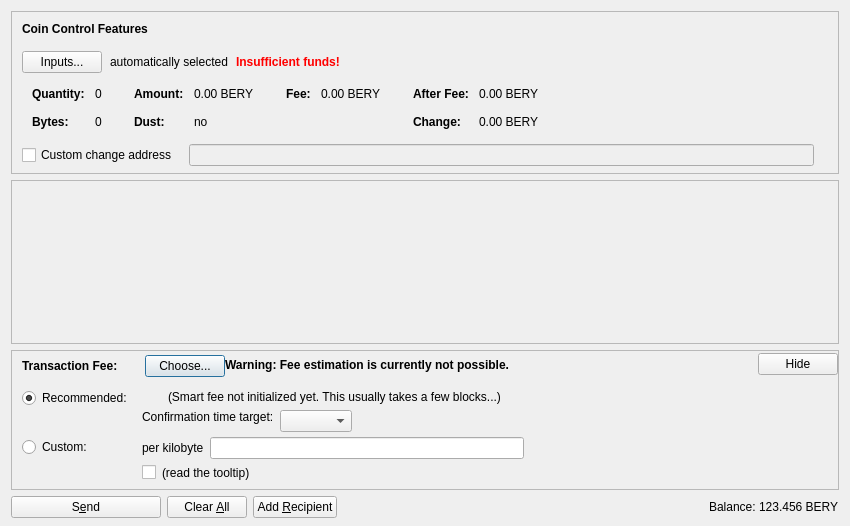
<?xml version="1.0" encoding="UTF-8"?>
<ui version="4.0">
 <class>SendCoinsDialog</class>
 <widget class="QDialog" name="SendCoinsDialog">
  <property name="geometry">
   <rect>
    <x>0</x>
    <y>0</y>
    <width>850</width>
    <height>526</height>
   </rect>
  </property>
  <property name="windowTitle">
   <string>Send Coins</string>
  </property>
  <layout class="QVBoxLayout" name="verticalLayout" stretch="0,1,0,0">
   <property name="bottomMargin">
    <number>8</number>
   </property>
   <item>
    <widget class="QFrame" name="frameCoinControl">
     <property name="sizePolicy">
      <sizepolicy hsizetype="Expanding" vsizetype="Expanding">
       <horstretch>0</horstretch>
       <verstretch>0</verstretch>
      </sizepolicy>
     </property>
     <property name="maximumSize">
      <size>
       <width>16777215</width>
       <height>16777215</height>
      </size>
     </property>
     <property name="frameShape">
      <enum>QFrame::StyledPanel</enum>
     </property>
     <property name="frameShadow">
      <enum>QFrame::Sunken</enum>
     </property>
     <layout class="QVBoxLayout" name="verticalLayoutCoinControl2">
      <property name="spacing">
       <number>0</number>
      </property>
      <property name="leftMargin">
       <number>0</number>
      </property>
      <property name="topMargin">
       <number>0</number>
      </property>
      <property name="rightMargin">
       <number>0</number>
      </property>
      <property name="bottomMargin">
       <number>6</number>
      </property>
      <item>
       <layout class="QVBoxLayout" name="verticalLayoutCoinControl" stretch="0,0,0,0,1">
        <property name="spacing">
         <number>0</number>
        </property>
        <property name="leftMargin">
         <number>10</number>
        </property>
        <property name="topMargin">
         <number>10</number>
        </property>
        <item>
         <layout class="QHBoxLayout" name="horizontalLayoutCoinControl1">
          <property name="bottomMargin">
           <number>15</number>
          </property>
          <item>
           <widget class="QLabel" name="labelCoinControlFeatures">
            <property name="sizePolicy">
             <sizepolicy hsizetype="Preferred" vsizetype="Maximum">
              <horstretch>0</horstretch>
              <verstretch>0</verstretch>
             </sizepolicy>
            </property>
            <property name="font">
             <font>
              <weight>75</weight>
              <bold>true</bold>
             </font>
            </property>
            <property name="styleSheet">
             <string notr="true">font-weight:bold;</string>
            </property>
            <property name="text">
             <string>Coin Control Features</string>
            </property>
           </widget>
          </item>
         </layout>
        </item>
        <item>
         <layout class="QHBoxLayout" name="horizontalLayoutCoinControl2" stretch="0,0,0,0">
          <property name="spacing">
           <number>8</number>
          </property>
          <property name="bottomMargin">
           <number>10</number>
          </property>
          <item>
           <widget class="QPushButton" name="pushButtonCoinControl">
            <property name="styleSheet">
             <string notr="true"/>
            </property>
            <property name="text">
             <string>Inputs...</string>
            </property>
            <property name="autoDefault">
             <bool>false</bool>
            </property>
           </widget>
          </item>
          <item>
           <widget class="QLabel" name="labelCoinControlAutomaticallySelected">
            <property name="text">
             <string>automatically selected</string>
            </property>
            <property name="margin">
             <number>5</number>
            </property>
           </widget>
          </item>
          <item>
           <widget class="QLabel" name="labelCoinControlInsuffFunds">
            <property name="font">
             <font>
              <weight>75</weight>
              <bold>true</bold>
             </font>
            </property>
            <property name="styleSheet">
             <string notr="true">color:red;font-weight:bold;</string>
            </property>
            <property name="text">
             <string>Insufficient funds!</string>
            </property>
            <property name="margin">
             <number>5</number>
            </property>
           </widget>
          </item>
          <item>
           <spacer name="horizontalSpacerCoinControl">
            <property name="orientation">
             <enum>Qt::Horizontal</enum>
            </property>
            <property name="sizeHint" stdset="0">
             <size>
              <width>40</width>
              <height>1</height>
             </size>
            </property>
           </spacer>
          </item>
         </layout>
        </item>
        <item>
         <widget class="QWidget" name="widgetCoinControl" native="true">
          <property name="sizePolicy">
           <sizepolicy hsizetype="Preferred" vsizetype="Preferred">
            <horstretch>0</horstretch>
            <verstretch>0</verstretch>
           </sizepolicy>
          </property>
          <property name="minimumSize">
           <size>
            <width>0</width>
            <height>0</height>
           </size>
          </property>
          <property name="styleSheet">
           <string notr="true"/>
          </property>
          <layout class="QHBoxLayout" name="horizontalLayoutCoinControl5">
           <property name="leftMargin">
            <number>0</number>
           </property>
           <property name="topMargin">
            <number>0</number>
           </property>
           <property name="rightMargin">
            <number>0</number>
           </property>
           <property name="bottomMargin">
            <number>0</number>
           </property>
           <item>
            <layout class="QHBoxLayout" name="horizontalLayoutCoinControl3" stretch="0,0,0,1">
             <property name="spacing">
              <number>20</number>
             </property>
             <property name="topMargin">
              <number>0</number>
             </property>
             <property name="bottomMargin">
              <number>10</number>
             </property>
             <item>
              <layout class="QFormLayout" name="formLayoutCoinControl1">
               <property name="horizontalSpacing">
                <number>10</number>
               </property>
               <property name="verticalSpacing">
                <number>14</number>
               </property>
               <property name="leftMargin">
                <number>10</number>
               </property>
               <property name="topMargin">
                <number>4</number>
               </property>
               <property name="rightMargin">
                <number>6</number>
               </property>
               <item row="0" column="0">
                <widget class="QLabel" name="labelCoinControlQuantityText">
                 <property name="font">
                  <font>
                   <weight>75</weight>
                   <bold>true</bold>
                  </font>
                 </property>
                 <property name="text">
                  <string>Quantity:</string>
                 </property>
                 <property name="margin">
                  <number>0</number>
                 </property>
                </widget>
               </item>
               <item row="0" column="1">
                <widget class="QLabel" name="labelCoinControlQuantity">
                 <property name="cursor">
                  <cursorShape>IBeamCursor</cursorShape>
                 </property>
                 <property name="contextMenuPolicy">
                  <enum>Qt::ActionsContextMenu</enum>
                 </property>
                 <property name="text">
                  <string notr="true">0</string>
                 </property>
                 <property name="margin">
                  <number>0</number>
                 </property>
                 <property name="textInteractionFlags">
                  <set>Qt::LinksAccessibleByMouse|Qt::TextSelectableByKeyboard|Qt::TextSelectableByMouse</set>
                 </property>
                </widget>
               </item>
               <item row="1" column="0">
                <widget class="QLabel" name="labelCoinControlBytesText">
                 <property name="font">
                  <font>
                   <weight>75</weight>
                   <bold>true</bold>
                  </font>
                 </property>
                 <property name="text">
                  <string>Bytes:</string>
                 </property>
                </widget>
               </item>
               <item row="1" column="1">
                <widget class="QLabel" name="labelCoinControlBytes">
                 <property name="cursor">
                  <cursorShape>IBeamCursor</cursorShape>
                 </property>
                 <property name="contextMenuPolicy">
                  <enum>Qt::ActionsContextMenu</enum>
                 </property>
                 <property name="text">
                  <string notr="true">0</string>
                 </property>
                 <property name="textInteractionFlags">
                  <set>Qt::LinksAccessibleByMouse|Qt::TextSelectableByKeyboard|Qt::TextSelectableByMouse</set>
                 </property>
                </widget>
               </item>
              </layout>
             </item>
             <item>
              <layout class="QFormLayout" name="formLayoutCoinControl2">
               <property name="horizontalSpacing">
                <number>10</number>
               </property>
               <property name="verticalSpacing">
                <number>14</number>
               </property>
               <property name="leftMargin">
                <number>6</number>
               </property>
               <property name="topMargin">
                <number>4</number>
               </property>
               <property name="rightMargin">
                <number>6</number>
               </property>
               <item row="0" column="0">
                <widget class="QLabel" name="labelCoinControlAmountText">
                 <property name="font">
                  <font>
                   <weight>75</weight>
                   <bold>true</bold>
                  </font>
                 </property>
                 <property name="text">
                  <string>Amount:</string>
                 </property>
                 <property name="margin">
                  <number>0</number>
                 </property>
                </widget>
               </item>
               <item row="0" column="1">
                <widget class="QLabel" name="labelCoinControlAmount">
                 <property name="cursor">
                  <cursorShape>IBeamCursor</cursorShape>
                 </property>
                 <property name="contextMenuPolicy">
                  <enum>Qt::ActionsContextMenu</enum>
                 </property>
                 <property name="text">
                  <string notr="true">0.00 BERY</string>
                 </property>
                 <property name="textInteractionFlags">
                  <set>Qt::LinksAccessibleByMouse|Qt::TextSelectableByKeyboard|Qt::TextSelectableByMouse</set>
                 </property>
                </widget>
               </item>
               <item row="1" column="0">
                <widget class="QLabel" name="labelCoinControlLowOutputText">
                 <property name="font">
                  <font>
                   <weight>75</weight>
                   <bold>true</bold>
                  </font>
                 </property>
                 <property name="text">
                  <string>Dust:</string>
                 </property>
                </widget>
               </item>
               <item row="1" column="1">
                <widget class="QLabel" name="labelCoinControlLowOutput">
                 <property name="cursor">
                  <cursorShape>IBeamCursor</cursorShape>
                 </property>
                 <property name="contextMenuPolicy">
                  <enum>Qt::ActionsContextMenu</enum>
                 </property>
                 <property name="text">
                  <string notr="true">no</string>
                 </property>
                 <property name="textInteractionFlags">
                  <set>Qt::LinksAccessibleByMouse|Qt::TextSelectableByKeyboard|Qt::TextSelectableByMouse</set>
                 </property>
                </widget>
               </item>
              </layout>
             </item>
             <item>
              <layout class="QFormLayout" name="formLayoutCoinControl3">
               <property name="horizontalSpacing">
                <number>10</number>
               </property>
               <property name="verticalSpacing">
                <number>14</number>
               </property>
               <property name="leftMargin">
                <number>6</number>
               </property>
               <property name="topMargin">
                <number>4</number>
               </property>
               <property name="rightMargin">
                <number>6</number>
               </property>
               <item row="0" column="0">
                <widget class="QLabel" name="labelCoinControlFeeText">
                 <property name="font">
                  <font>
                   <weight>75</weight>
                   <bold>true</bold>
                  </font>
                 </property>
                 <property name="text">
                  <string>Fee:</string>
                 </property>
                 <property name="margin">
                  <number>0</number>
                 </property>
                </widget>
               </item>
               <item row="0" column="1">
                <widget class="QLabel" name="labelCoinControlFee">
                 <property name="cursor">
                  <cursorShape>IBeamCursor</cursorShape>
                 </property>
                 <property name="contextMenuPolicy">
                  <enum>Qt::ActionsContextMenu</enum>
                 </property>
                 <property name="text">
                  <string notr="true">0.00 BERY</string>
                 </property>
                 <property name="textInteractionFlags">
                  <set>Qt::LinksAccessibleByMouse|Qt::TextSelectableByKeyboard|Qt::TextSelectableByMouse</set>
                 </property>
                </widget>
               </item>
              </layout>
             </item>
             <item>
              <layout class="QFormLayout" name="formLayoutCoinControl4">
               <property name="horizontalSpacing">
                <number>10</number>
               </property>
               <property name="verticalSpacing">
                <number>14</number>
               </property>
               <property name="leftMargin">
                <number>6</number>
               </property>
               <property name="topMargin">
                <number>4</number>
               </property>
               <property name="rightMargin">
                <number>6</number>
               </property>
               <item row="0" column="0">
                <widget class="QLabel" name="labelCoinControlAfterFeeText">
                 <property name="font">
                  <font>
                   <weight>75</weight>
                   <bold>true</bold>
                  </font>
                 </property>
                 <property name="text">
                  <string>After Fee:</string>
                 </property>
                 <property name="margin">
                  <number>0</number>
                 </property>
                </widget>
               </item>
               <item row="0" column="1">
                <widget class="QLabel" name="labelCoinControlAfterFee">
                 <property name="cursor">
                  <cursorShape>IBeamCursor</cursorShape>
                 </property>
                 <property name="contextMenuPolicy">
                  <enum>Qt::ActionsContextMenu</enum>
                 </property>
                 <property name="text">
                  <string notr="true">0.00 BERY</string>
                 </property>
                 <property name="textInteractionFlags">
                  <set>Qt::LinksAccessibleByMouse|Qt::TextSelectableByKeyboard|Qt::TextSelectableByMouse</set>
                 </property>
                </widget>
               </item>
               <item row="1" column="0">
                <widget class="QLabel" name="labelCoinControlChangeText">
                 <property name="font">
                  <font>
                   <weight>75</weight>
                   <bold>true</bold>
                  </font>
                 </property>
                 <property name="text">
                  <string>Change:</string>
                 </property>
                </widget>
               </item>
               <item row="1" column="1">
                <widget class="QLabel" name="labelCoinControlChange">
                 <property name="cursor">
                  <cursorShape>IBeamCursor</cursorShape>
                 </property>
                 <property name="contextMenuPolicy">
                  <enum>Qt::ActionsContextMenu</enum>
                 </property>
                 <property name="text">
                  <string notr="true">0.00 BERY</string>
                 </property>
                 <property name="textInteractionFlags">
                  <set>Qt::LinksAccessibleByMouse|Qt::TextSelectableByKeyboard|Qt::TextSelectableByMouse</set>
                 </property>
                </widget>
               </item>
              </layout>
             </item>
            </layout>
           </item>
          </layout>
         </widget>
        </item>
        <item>
         <layout class="QHBoxLayout" name="horizontalLayoutCoinControl4" stretch="0,0,0">
          <property name="spacing">
           <number>12</number>
          </property>
          <property name="sizeConstraint">
           <enum>QLayout::SetDefaultConstraint</enum>
          </property>
          <property name="topMargin">
           <number>5</number>
          </property>
          <property name="rightMargin">
           <number>5</number>
          </property>
          <item>
           <widget class="QCheckBox" name="checkBoxCoinControlChange">
            <property name="toolTip">
             <string>If this is activated, but the change address is empty or invalid, change will be sent to a newly generated address.</string>
            </property>
            <property name="text">
             <string>Custom change address</string>
            </property>
           </widget>
          </item>
          <item>
           <widget class="QValidatedLineEdit" name="lineEditCoinControlChange">
            <property name="enabled">
             <bool>false</bool>
            </property>
            <property name="sizePolicy">
             <sizepolicy hsizetype="Expanding" vsizetype="Fixed">
              <horstretch>0</horstretch>
              <verstretch>0</verstretch>
             </sizepolicy>
            </property>
           </widget>
          </item>
          <item>
           <widget class="QLabel" name="labelCoinControlChangeLabel">
            <property name="sizePolicy">
             <sizepolicy hsizetype="Preferred" vsizetype="Expanding">
              <horstretch>0</horstretch>
              <verstretch>0</verstretch>
             </sizepolicy>
            </property>
            <property name="minimumSize">
             <size>
              <width>0</width>
              <height>0</height>
             </size>
            </property>
            <property name="text">
             <string/>
            </property>
            <property name="margin">
             <number>3</number>
            </property>
           </widget>
          </item>
         </layout>
        </item>
        <item>
         <spacer name="verticalSpacerCoinControl">
          <property name="orientation">
           <enum>Qt::Vertical</enum>
          </property>
          <property name="sizeHint" stdset="0">
           <size>
            <width>800</width>
            <height>1</height>
           </size>
          </property>
         </spacer>
        </item>
       </layout>
      </item>
     </layout>
    </widget>
   </item>
   <item>
    <widget class="QScrollArea" name="scrollArea">
     <property name="widgetResizable">
      <bool>true</bool>
     </property>
     <widget class="QWidget" name="scrollAreaWidgetContents">
      <property name="geometry">
       <rect>
        <x>0</x>
        <y>0</y>
        <width>830</width>
        <height>104</height>
       </rect>
      </property>
      <layout class="QVBoxLayout" name="verticalLayout_2" stretch="0,1">
       <property name="leftMargin">
        <number>0</number>
       </property>
       <property name="topMargin">
        <number>0</number>
       </property>
       <property name="rightMargin">
        <number>0</number>
       </property>
       <property name="bottomMargin">
        <number>0</number>
       </property>
       <item>
        <layout class="QVBoxLayout" name="entries">
         <property name="spacing">
          <number>6</number>
         </property>
        </layout>
       </item>
       <item>
        <spacer name="verticalSpacer">
         <property name="orientation">
          <enum>Qt::Vertical</enum>
         </property>
         <property name="sizeHint" stdset="0">
          <size>
           <width>20</width>
           <height>40</height>
          </size>
         </property>
        </spacer>
       </item>
      </layout>
     </widget>
    </widget>
   </item>
   <item>
    <widget class="QFrame" name="frameFee">
     <property name="sizePolicy">
      <sizepolicy hsizetype="Expanding" vsizetype="Expanding">
       <horstretch>0</horstretch>
       <verstretch>0</verstretch>
      </sizepolicy>
     </property>
     <property name="maximumSize">
      <size>
       <width>16777215</width>
       <height>16777215</height>
      </size>
     </property>
     <property name="frameShape">
      <enum>QFrame::StyledPanel</enum>
     </property>
     <property name="frameShadow">
      <enum>QFrame::Sunken</enum>
     </property>
     <layout class="QVBoxLayout" name="verticalLayoutFee1">
      <property name="spacing">
       <number>0</number>
      </property>
      <property name="leftMargin">
       <number>0</number>
      </property>
      <property name="topMargin">
       <number>0</number>
      </property>
      <property name="rightMargin">
       <number>0</number>
      </property>
      <property name="bottomMargin">
       <number>0</number>
      </property>
      <item>
       <layout class="QVBoxLayout" name="verticalLayoutFee2" stretch="0,0,0">
        <property name="spacing">
         <number>0</number>
        </property>
        <property name="leftMargin">
         <number>10</number>
        </property>
        <property name="topMargin">
         <number>0</number>
        </property>
        <item>
         <layout class="QHBoxLayout" name="horizontalLayoutFee1">
          <property name="bottomMargin">
           <number>0</number>
          </property>
          <item>
           <layout class="QVBoxLayout" name="verticalLayoutFee7">
            <property name="spacing">
             <number>0</number>
            </property>
            <item>
             <spacer name="verticalSpacerSmartFee">
              <property name="orientation">
               <enum>Qt::Vertical</enum>
              </property>
              <property name="sizeType">
               <enum>QSizePolicy::Fixed</enum>
              </property>
              <property name="sizeHint" stdset="0">
               <size>
                <width>1</width>
                <height>4</height>
               </size>
              </property>
             </spacer>
            </item>
            <item>
             <layout class="QHBoxLayout" name="horizontalLayoutSmartFee">
              <property name="spacing">
               <number>10</number>
              </property>
              <item>
               <widget class="QLabel" name="labelFeeHeadline">
                <property name="sizePolicy">
                 <sizepolicy hsizetype="Preferred" vsizetype="Maximum">
                  <horstretch>0</horstretch>
                  <verstretch>0</verstretch>
                 </sizepolicy>
                </property>
                <property name="font">
                 <font>
                  <weight>75</weight>
                  <bold>true</bold>
                 </font>
                </property>
                <property name="styleSheet">
                 <string notr="true">font-weight:bold;</string>
                </property>
                <property name="text">
                 <string>Transaction Fee:</string>
                </property>
               </widget>
              </item>
              <item>
               <widget class="QLabel" name="labelFeeMinimized">
                <property name="text">
                 <string/>
                </property>
               </widget>
              </item>
              <item>
               <widget class="QPushButton" name="buttonChooseFee">
                <property name="text">
                 <string>Choose...</string>
                </property>
               </widget>
              </item>
             </layout>
            </item>
            <item>
             <spacer name="verticalSpacer_5">
              <property name="orientation">
               <enum>Qt::Vertical</enum>
              </property>
              <property name="sizeHint" stdset="0">
               <size>
                <width>1</width>
                <height>1</height>
               </size>
              </property>
             </spacer>
            </item>
           </layout>
          </item>
          <item>
           <widget class="QLabel" name="fallbackFeeWarningLabel">
            <property name="toolTip">
             <string>Using the fallbackfee can result in sending a transaction that will take several hours or days (or never) to confirm. Consider choosing your fee manually or wait until you have validated the complete chain.</string>
            </property>
            <property name="font">
            <font>
                <weight>75</weight>
                <bold>true</bold>
            </font>
            </property>
            <property name="text">
             <string>Warning: Fee estimation is currently not possible.</string>
            </property>
            <property name="wordWrap">
             <bool>false</bool>
            </property>
           </widget>
          </item>
          <item>
           <spacer name="horizontalSpacer_4">
            <property name="orientation">
             <enum>Qt::Horizontal</enum>
            </property>
            <property name="sizeType">
             <enum>QSizePolicy::MinimumExpanding</enum>
            </property>
            <property name="sizeHint" stdset="0">
             <size>
              <width>40</width>
              <height>20</height>
             </size>
            </property>
           </spacer>
          </item>
          <item>
           <widget class="QPushButton" name="buttonMinimizeFee">
            <property name="toolTip">
             <string>collapse fee-settings</string>
            </property>
            <property name="text">
             <string>Hide</string>
            </property>
           </widget>
          </item>
         </layout>
        </item>
        <item>
         <widget class="QFrame" name="frameFeeSelection">
          <layout class="QVBoxLayout" name="verticalLayoutFee12">
           <property name="spacing">
            <number>0</number>
           </property>
           <property name="leftMargin">
            <number>0</number>
           </property>
           <property name="topMargin">
            <number>0</number>
           </property>
           <property name="rightMargin">
            <number>0</number>
           </property>
           <property name="bottomMargin">
            <number>0</number>
           </property>
           <item>
            <layout class="QGridLayout" name="gridLayoutFee">
             <property name="topMargin">
              <number>10</number>
             </property>
             <property name="bottomMargin">
              <number>4</number>
             </property>
             <property name="horizontalSpacing">
              <number>10</number>
             </property>
             <property name="verticalSpacing">
              <number>4</number>
             </property>
             <item row="1" column="1">
              <layout class="QVBoxLayout" name="verticalLayoutFee8">
               <property name="spacing">
                <number>6</number>
               </property>
               <item>
                <layout class="QHBoxLayout" name="horizontalLayoutFee13">
                 <item>
                  <widget class="QLabel" name="labelCustomPerKilobyte">
                   <property name="toolTip">
                    <string>If the custom fee is set to 1000 satoshis and the transaction is only 250 bytes, then &quot;per kilobyte&quot; only pays 250 satoshis in fee, while &quot;total at least&quot; pays 1000 satoshis. For transactions bigger than a kilobyte both pay by kilobyte.</string>
                   </property>
                   <property name="text">
                    <string>per kilobyte</string>
                   </property>
                  </widget>
                 </item>
                 <item>
                  <widget class="BitcoinAmountField" name="customFee"/>
                 </item>
                 <item>
                  <spacer name="horizontalSpacer_6">
                   <property name="orientation">
                    <enum>Qt::Horizontal</enum>
                   </property>
                   <property name="sizeHint" stdset="0">
                    <size>
                     <width>1</width>
                     <height>1</height>
                    </size>
                   </property>
                  </spacer>
                 </item>
                </layout>
               </item>
               <item>
                <layout class="QHBoxLayout" name="horizontalLayoutFee8">
                 <item>
                  <widget class="QCheckBox" name="checkBoxMinimumFee">
                   <property name="toolTip">
                    <string>Paying only the minimum fee is just fine as long as there is less transaction volume than space in the blocks. But be aware that this can end up in a never confirming transaction once there is more demand for berycoin transactions than the network can process.</string>
                   </property>
                   <property name="text">
                    <string/>
                   </property>
                  </widget>
                 </item>
                 <item>
                  <widget class="QLabel" name="labelMinFeeWarning">
                   <property name="enabled">
                    <bool>true</bool>
                   </property>
                   <property name="toolTip">
                    <string>Paying only the minimum fee is just fine as long as there is less transaction volume than space in the blocks. But be aware that this can end up in a never confirming transaction once there is more demand for berycoin transactions than the network can process.</string>
                   </property>
                   <property name="text">
                    <string>(read the tooltip)</string>
                   </property>
                   <property name="margin">
                    <number>5</number>
                   </property>
                  </widget>
                 </item>
                 <item>
                  <spacer name="horizontalSpacer_2">
                   <property name="orientation">
                    <enum>Qt::Horizontal</enum>
                   </property>
                   <property name="sizeHint" stdset="0">
                    <size>
                     <width>1</width>
                     <height>1</height>
                    </size>
                   </property>
                  </spacer>
                 </item>
                </layout>
               </item>
              </layout>
             </item>
             <item row="0" column="0">
              <layout class="QVBoxLayout" name="verticalLayoutFee4" stretch="0,1">
               <item>
                <widget class="QRadioButton" name="radioSmartFee">
                 <property name="text">
                  <string>Recommended:</string>
                 </property>
                 <property name="checked">
                  <bool>true</bool>
                 </property>
                 <attribute name="buttonGroup">
                  <string notr="true">groupFee</string>
                 </attribute>
                </widget>
               </item>
               <item>
                <spacer name="verticalSpacer_2">
                 <property name="orientation">
                  <enum>Qt::Vertical</enum>
                 </property>
                 <property name="sizeHint" stdset="0">
                  <size>
                   <width>1</width>
                   <height>1</height>
                  </size>
                 </property>
                </spacer>
               </item>
              </layout>
             </item>
             <item row="1" column="0">
              <layout class="QVBoxLayout" name="verticalLayoutFee9" stretch="0,1">
               <item>
                <widget class="QRadioButton" name="radioCustomFee">
                 <property name="text">
                  <string>Custom:</string>
                 </property>
                 <attribute name="buttonGroup">
                  <string notr="true">groupFee</string>
                 </attribute>
                </widget>
               </item>
               <item>
                <spacer name="verticalSpacer_6">
                 <property name="orientation">
                  <enum>Qt::Vertical</enum>
                 </property>
                 <property name="sizeHint" stdset="0">
                  <size>
                   <width>1</width>
                   <height>1</height>
                  </size>
                 </property>
                </spacer>
               </item>
              </layout>
             </item>
             <item row="0" column="1">
              <layout class="QVBoxLayout" name="verticalLayoutFee3" stretch="0,0,1">
               <property name="spacing">
                <number>6</number>
               </property>
               <property name="topMargin">
                <number>2</number>
               </property>
               <item>
                <layout class="QHBoxLayout" name="horizontalLayoutFee12">
                 <item>
                  <widget class="QLabel" name="labelSmartFee">
                   <property name="text">
                    <string/>
                   </property>
                   <property name="margin">
                    <number>2</number>
                   </property>
                  </widget>
                 </item>
                 <item>
                  <widget class="QLabel" name="labelFeeEstimation">
                   <property name="text">
                    <string/>
                   </property>
                  </widget>
                 </item>
                 <item>
                  <widget class="QLabel" name="labelSmartFee2">
                   <property name="text">
                    <string>(Smart fee not initialized yet. This usually takes a few blocks...)</string>
                   </property>
                   <property name="margin">
                    <number>2</number>
                   </property>
                  </widget>
                 </item>
                 <item>
                  <spacer name="horizontalSpacer_5">
                   <property name="orientation">
                    <enum>Qt::Horizontal</enum>
                   </property>
                   <property name="sizeHint" stdset="0">
                    <size>
                     <width>1</width>
                     <height>1</height>
                    </size>
                   </property>
                  </spacer>
                 </item>
                </layout>
               </item>
               <item>
                <layout class="QHBoxLayout" name="horizontalLayoutFee9">
                 <item>
                  <layout class="QVBoxLayout" name="verticalLayoutFee6">
                   <item>
                    <widget class="QLabel" name="labelSmartFee3">
                     <property name="text">
                      <string>Confirmation time target:</string>
                     </property>
                     <property name="margin">
                      <number>2</number>
                     </property>
                    </widget>
                   </item>
                   <item>
                    <spacer name="verticalSpacer_3">
                     <property name="orientation">
                      <enum>Qt::Vertical</enum>
                     </property>
                     <property name="sizeHint" stdset="0">
                      <size>
                       <width>1</width>
                       <height>1</height>
                      </size>
                     </property>
                    </spacer>
                   </item>
                  </layout>
                 </item>
                 <item>
                  <layout class="QVBoxLayout" name="verticalLayoutFee5">
                   <property name="rightMargin">
                    <number>30</number>
                   </property>
                   <item>
                    <layout class="QHBoxLayout" name="horizontalLayoutConfTarget">
                     <property name="bottomMargin">
                      <number>0</number>
                     </property>
                     <item>
                      <widget class="QComboBox" name="confTargetSelector"/>
                     </item>
                     <item>
                      <spacer name="horizontalSpacerConfTarget">
                       <property name="orientation">
                        <enum>Qt::Horizontal</enum>
                       </property>
                       <property name="sizeHint" stdset="0">
                        <size>
                         <width>40</width>
                         <height>20</height>
                        </size>
                       </property>
                      </spacer>
                     </item>
                    </layout>
                   </item>
                  </layout>
                 </item>
                </layout>
               </item>
               <item>
                <spacer name="verticalSpacer_4">
                 <property name="orientation">
                  <enum>Qt::Vertical</enum>
                 </property>
                 <property name="sizeHint" stdset="0">
                  <size>
                   <width>1</width>
                   <height>1</height>
                  </size>
                 </property>
                </spacer>
               </item>
              </layout>
             </item>
            </layout>
           </item>
          </layout>
         </widget>
        </item>
        <item>
         <spacer name="verticalSpacerFee">
          <property name="orientation">
           <enum>Qt::Vertical</enum>
          </property>
          <property name="sizeHint" stdset="0">
           <size>
            <width>40</width>
            <height>5</height>
           </size>
          </property>
         </spacer>
        </item>
       </layout>
      </item>
     </layout>
    </widget>
   </item>
   <item>
    <layout class="QHBoxLayout" name="horizontalLayout">
     <item>
      <widget class="QPushButton" name="sendButton">
       <property name="minimumSize">
        <size>
         <width>150</width>
         <height>0</height>
        </size>
       </property>
       <property name="toolTip">
        <string>Confirm the send action</string>
       </property>
       <property name="text">
        <string>S&amp;end</string>
       </property>
       <property name="icon">
        <iconset resource="../bitcoin.qrc">
         <normaloff>:/icons/send</normaloff>:/icons/send</iconset>
       </property>
       <property name="autoDefault">
        <bool>false</bool>
       </property>
       <property name="default">
        <bool>false</bool>
       </property>
      </widget>
     </item>
     <item>
      <widget class="QPushButton" name="clearButton">
       <property name="sizePolicy">
        <sizepolicy hsizetype="Minimum" vsizetype="Fixed">
         <horstretch>0</horstretch>
         <verstretch>0</verstretch>
        </sizepolicy>
       </property>
       <property name="toolTip">
        <string>Clear all fields of the form.</string>
       </property>
       <property name="text">
        <string>Clear &amp;All</string>
       </property>
       <property name="icon">
        <iconset resource="../bitcoin.qrc">
         <normaloff>:/icons/remove</normaloff>:/icons/remove</iconset>
       </property>
       <property name="autoDefault">
        <bool>false</bool>
       </property>
      </widget>
     </item>
     <item>
      <widget class="QPushButton" name="addButton">
       <property name="toolTip">
        <string>Send to multiple recipients at once</string>
       </property>
       <property name="text">
        <string>Add &amp;Recipient</string>
       </property>
       <property name="icon">
        <iconset resource="../bitcoin.qrc">
         <normaloff>:/icons/add</normaloff>:/icons/add</iconset>
       </property>
       <property name="autoDefault">
        <bool>false</bool>
       </property>
      </widget>
     </item>
     <item>
      <spacer name="horizontalSpacer">
       <property name="orientation">
        <enum>Qt::Horizontal</enum>
       </property>
       <property name="sizeHint" stdset="0">
        <size>
         <width>40</width>
         <height>20</height>
        </size>
       </property>
      </spacer>
     </item>
     <item>
      <layout class="QHBoxLayout" name="horizontalLayout_2">
       <property name="spacing">
        <number>3</number>
       </property>
       <item>
        <widget class="QLabel" name="label">
         <property name="sizePolicy">
          <sizepolicy hsizetype="Preferred" vsizetype="Fixed">
           <horstretch>0</horstretch>
           <verstretch>0</verstretch>
          </sizepolicy>
         </property>
         <property name="text">
          <string>Balance:</string>
         </property>
        </widget>
       </item>
       <item>
        <widget class="QLabel" name="labelBalance">
         <property name="sizePolicy">
          <sizepolicy hsizetype="Preferred" vsizetype="Fixed">
           <horstretch>0</horstretch>
           <verstretch>0</verstretch>
          </sizepolicy>
         </property>
         <property name="cursor">
          <cursorShape>IBeamCursor</cursorShape>
         </property>
         <property name="text">
          <string notr="true">123.456 BERY</string>
         </property>
         <property name="textInteractionFlags">
          <set>Qt::LinksAccessibleByMouse|Qt::TextSelectableByKeyboard|Qt::TextSelectableByMouse</set>
         </property>
        </widget>
       </item>
      </layout>
     </item>
    </layout>
   </item>
  </layout>
 </widget>
 <customwidgets>
  <customwidget>
   <class>QValidatedLineEdit</class>
   <extends>QLineEdit</extends>
   <header>qt/qvalidatedlineedit.h</header>
  </customwidget>
  <customwidget>
   <class>BitcoinAmountField</class>
   <extends>QLineEdit</extends>
   <header>qt/bitcoinamountfield.h</header>
   <container>1</container>
  </customwidget>
 </customwidgets>
 <resources>
  <include location="../bitcoin.qrc"/>
 </resources>
 <connections/>
 <buttongroups>
  <buttongroup name="groupFee"/>
 </buttongroups>
</ui>
